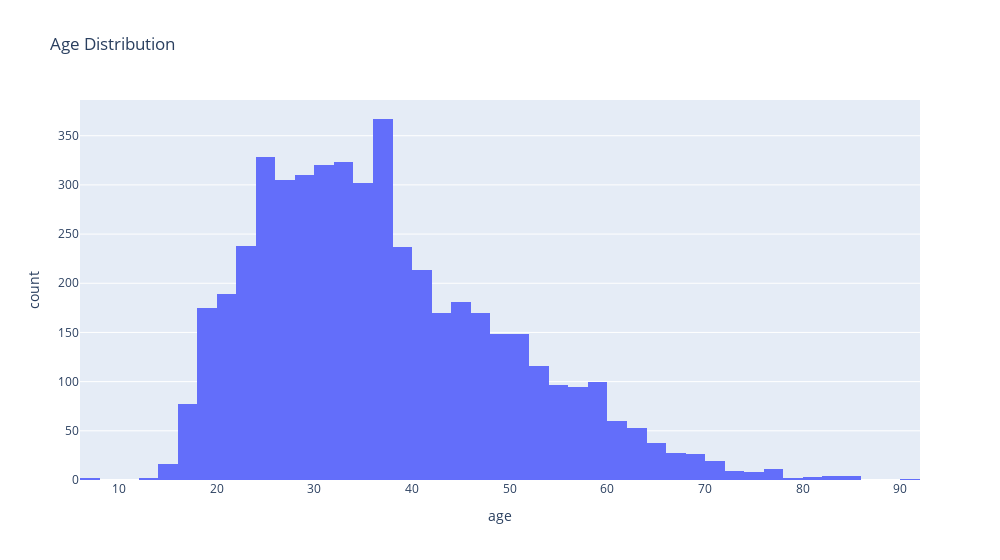

The cell this chart's notebook holds for it:
### Markdown cell above
### Age Distribution

### Code cell
fig = px.histogram(
    ois, 
    "age", 
    nbins=80, 
    title ='Age Distribution', 
    width=1000,
)
fig.show()

### Figure 1 — Plotly figure (JSON) as saved in the notebook; plotly's stock layout.template omitted (floating-point values rounded to 4 significant figures; data arrays with more than 128 entries replaced by an {"elided": "..."} marker saying what was removed)
{"data": [{"alignmentgroup": "True", "bingroup": "x", "hovertemplate": "age=%{x}<br>count=%{y}<extra></extra>", "legendgroup": "", "marker": {"color": "#636efa"}, "name": "", "nbinsx": 80, "offsetgroup": "", "orientation": "v", "showlegend": false, "type": "histogram", "x": {"elided": "4895 float values"}, "xaxis": "x", "yaxis": "y"}], "layout": {"barmode": "relative", "legend": {"tracegroupgap": 0}, "title": {"text": "Age Distribution"}, "width": 1000, "xaxis": {"anchor": "y", "domain": [0, 1], "title": {"text": "age"}}, "yaxis": {"anchor": "x", "domain": [0, 1], "title": {"text": "count"}}}}
